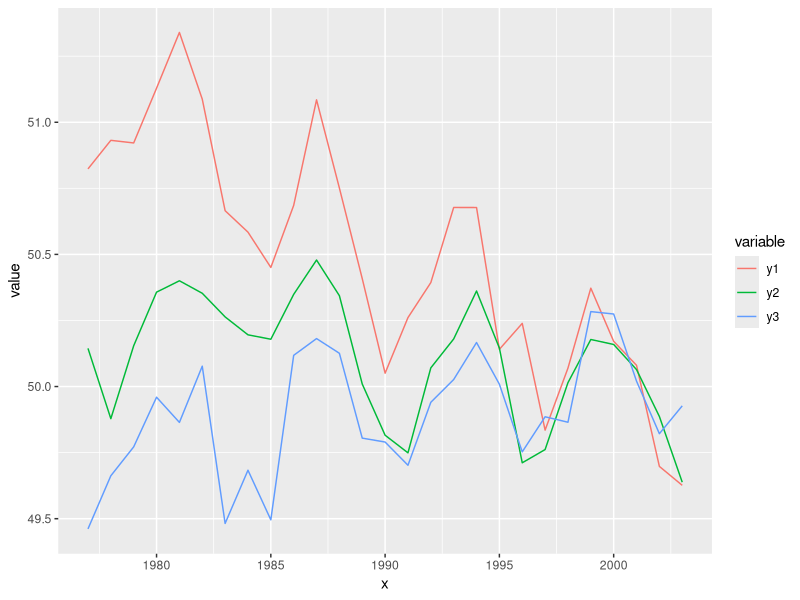
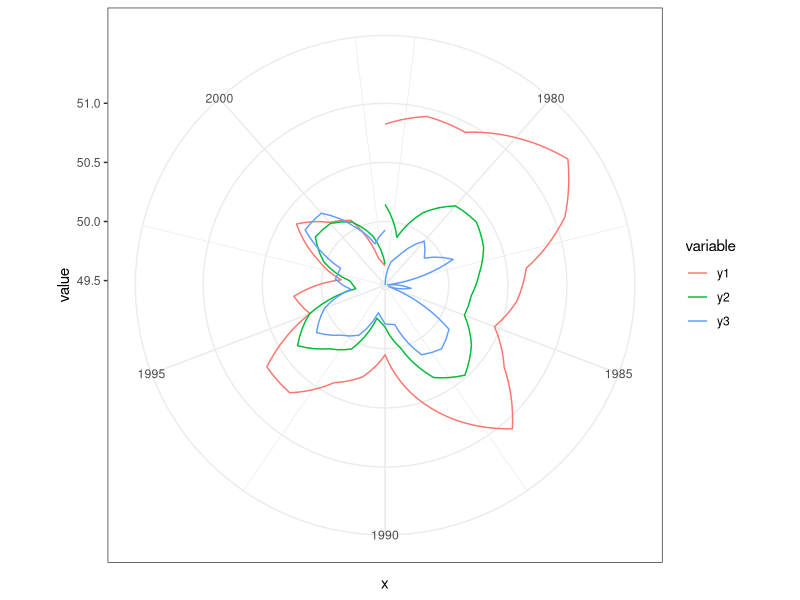

Recreate these plots in R, in order. (Note: this script raises an error after producing the figures.)
## ---- chunk 1
library(ggplot2)
library(reshape2)

## Generate some sample data 
x = 1977:2003
y1 = .3*sin(x) + rnorm(length(x), 0, .1) + -.05*x + 150
y2 = .2*sin(x) + rnorm(length(x), 0, .1) + -.01*x + 70
y3 = .2*sin(x) + rnorm(length(x), 0, .1) + .01*x + 30

## Reshape the data: year, variable (y1,y2,y3), value
dat = melt(data.frame(x, y1, y2, y3), "x")

## ---- chunk 2
ggplot(dat, aes(x,value,color=variable)) + geom_line()
## ---- chunk 3
ggplot(dat, aes(x,value,color=variable)) + geom_line() + coord_polar() + theme_bw() 

## ---- chunk 4
##reading in data from Collins08
collins08 <- read.csv("collins08.csv")

##running mean rank shift function 
dat <- meanrankshift(collins08, replicate, year, species, abundance)

##plotting
ggplot(dat, aes(year_pair, MRS, color=replicate)) + geom_line()

  
